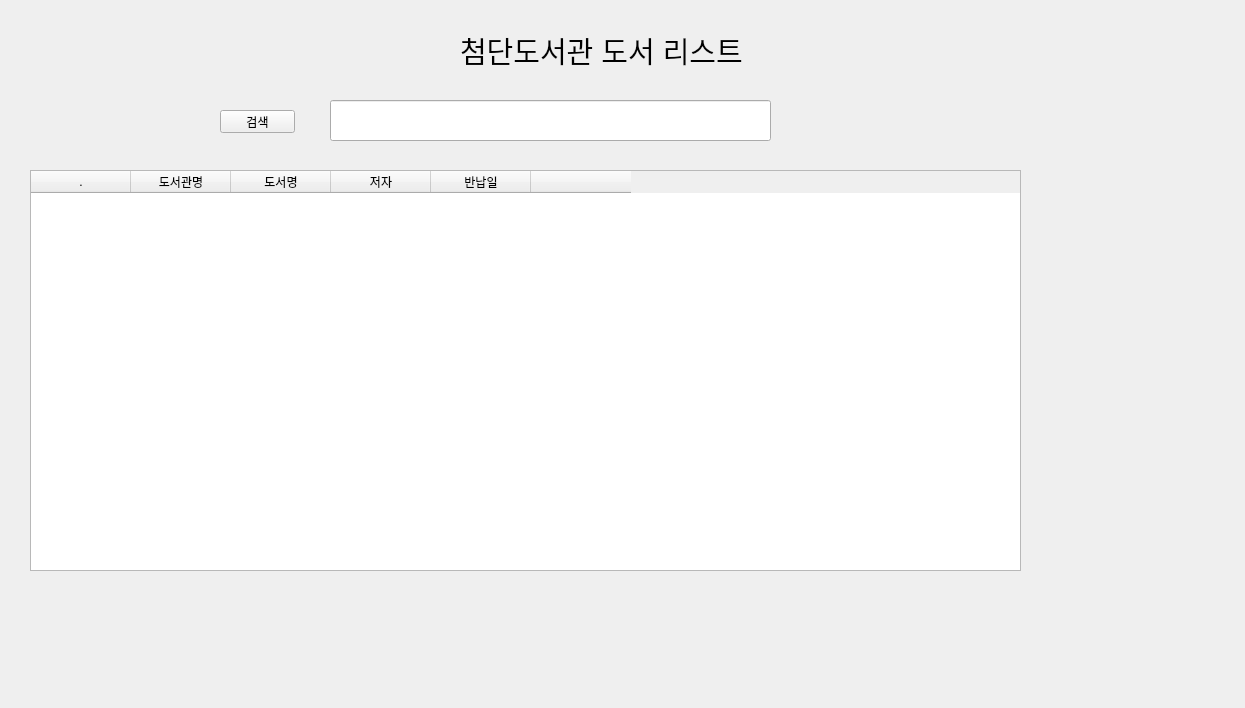
<?xml version="1.0" encoding="UTF-8"?>
<ui version="4.0">
 <class>Form</class>
 <widget class="QWidget" name="Form">
  <property name="geometry">
   <rect>
    <x>0</x>
    <y>0</y>
    <width>1245</width>
    <height>708</height>
   </rect>
  </property>
  <property name="windowTitle">
   <string>Form</string>
  </property>
  <widget class="QLabel" name="label">
   <property name="geometry">
    <rect>
     <x>460</x>
     <y>10</y>
     <width>331</width>
     <height>81</height>
    </rect>
   </property>
   <property name="font">
    <font>
     <family>Arial</family>
     <pointsize>22</pointsize>
    </font>
   </property>
   <property name="text">
    <string>첨단도서관 도서 리스트</string>
   </property>
  </widget>
  <widget class="QTableWidget" name="tableWidget">
   <property name="geometry">
    <rect>
     <x>30</x>
     <y>170</y>
     <width>991</width>
     <height>401</height>
    </rect>
   </property>
   <column>
    <property name="text">
     <string>.</string>
    </property>
   </column>
   <column>
    <property name="text">
     <string>도서관명</string>
    </property>
   </column>
   <column>
    <property name="text">
     <string>도서명</string>
    </property>
   </column>
   <column>
    <property name="text">
     <string>저자</string>
    </property>
   </column>
   <column>
    <property name="text">
     <string>반납일</string>
    </property>
   </column>
   <column>
    <property name="text">
     <string/>
    </property>
   </column>
  </widget>
  <widget class="QLineEdit" name="lineEdit">
   <property name="geometry">
    <rect>
     <x>330</x>
     <y>100</y>
     <width>441</width>
     <height>41</height>
    </rect>
   </property>
  </widget>
  <widget class="QPushButton" name="pushButton">
   <property name="geometry">
    <rect>
     <x>220</x>
     <y>110</y>
     <width>75</width>
     <height>23</height>
    </rect>
   </property>
   <property name="text">
    <string>검색</string>
   </property>
  </widget>
 </widget>
 <resources/>
 <connections/>
</ui>
